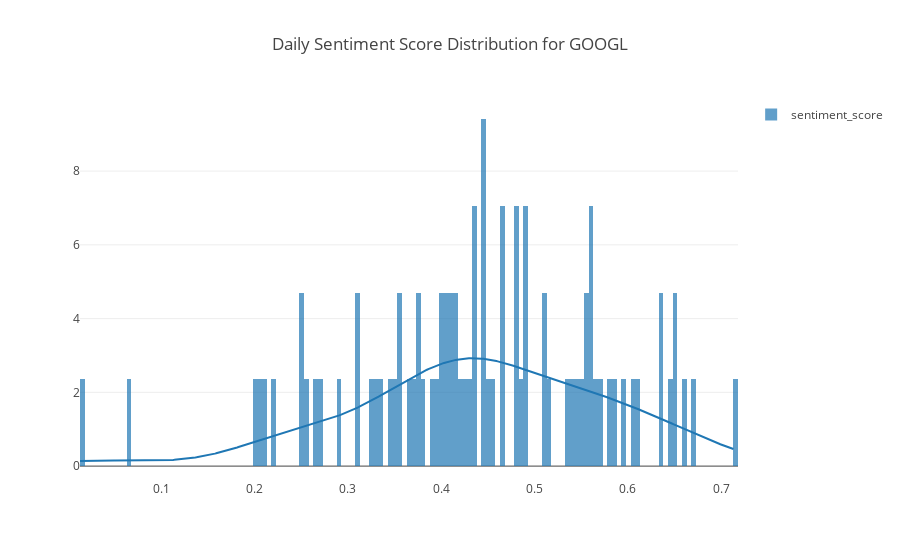

Notebook source saved alongside this figure:
### Code cell
ticker = 'GOOGL'

df_ = df_sent_returns
dist_data = [df_[ df_['stockcode'] == ticker]['sentiment_score']]
dist_labels = [ 'sentiment_score']

fig = ff.create_distplot( dist_data, dist_labels, bin_size = 0.005,
                            show_rug= False
                        )
fig['layout'].update(title = f'Daily Sentiment Score Distribution for {ticker}')
iplot(fig)

### Figure 1 — Plotly figure (JSON) as saved in the notebook; plotly's stock layout.template omitted (floating-point values rounded to 4 significant figures; data arrays with more than 128 entries replaced by an {"elided": "..."} marker saying what was removed)
{"data": [{"autobinx": false, "histnorm": "probability density", "legendgroup": "sentiment_score", "marker": {"color": "rgb(31, 119, 180)"}, "name": "sentiment_score", "opacity": 0.7, "type": "histogram", "x": [0.3462, 0.4371, 0.3127, 0.4449, 0.4923, 0.422, 0.5594, 0.4455, 0.5111, 0.5556, 0.6096, 0.6476, 0.2674, 0.3327, 0.5612, 0.2502, 0.2079, 0.6596, 0.4361, 0.479, 0.2084, 0.5529, 0.3538, 0.3988, 0.5713, 0.4158, 0.2538, 0.3928, 0.58, 0.3348, 0.4474, 0.5093, 0.5147, 0.3808, 0.6523, 0.467, 0.5964, 0.2005, 0.6723, 0.4119, 0.4813, 0.4665, 0.5395, 0.4582, 0.2707, 0.3272, 0.4473, 0.5602, 0.4803, 0.6341, 0.7147, 0.4159, 0.3086, 0.4918, 0.4042, 0.6047, 0.6363, 0.4851, 0.2509, 0.5476, 0.5335, 0.3762, 0.5871, 0.4249, 0.6493, 0.3949, 0.3528, 0.4304, 0.5662, 0.4925, 0.3664, 0.4361, 0.4651, 0.404, 0.399, 0.3747, 0.0132, 0.3701, 0.2886, 0.06587, 0.3559, 0.41, 0.4509, 0.5567, 0.2217], "xaxis": "x1", "xbins": {"end": 0.7147, "size": 0.005, "start": 0.0132}, "yaxis": "y1"}, {"legendgroup": "sentiment_score", "marker": {"color": "rgb(31, 119, 180)"}, "mode": "lines", "name": "sentiment_score", "showlegend": false, "type": "scatter", "x": {"elided": "500 float values"}, "xaxis": "x1", "y": {"elided": "500 float values"}, "yaxis": "y1"}], "layout": {"barmode": "overlay", "hovermode": "closest", "legend": {"traceorder": "reversed"}, "title": "Daily Sentiment Score Distribution for GOOGL", "xaxis1": {"anchor": "y2", "domain": [0, 1], "zeroline": false}, "yaxis1": {"anchor": "free", "domain": [0, 1], "position": 0}}}
